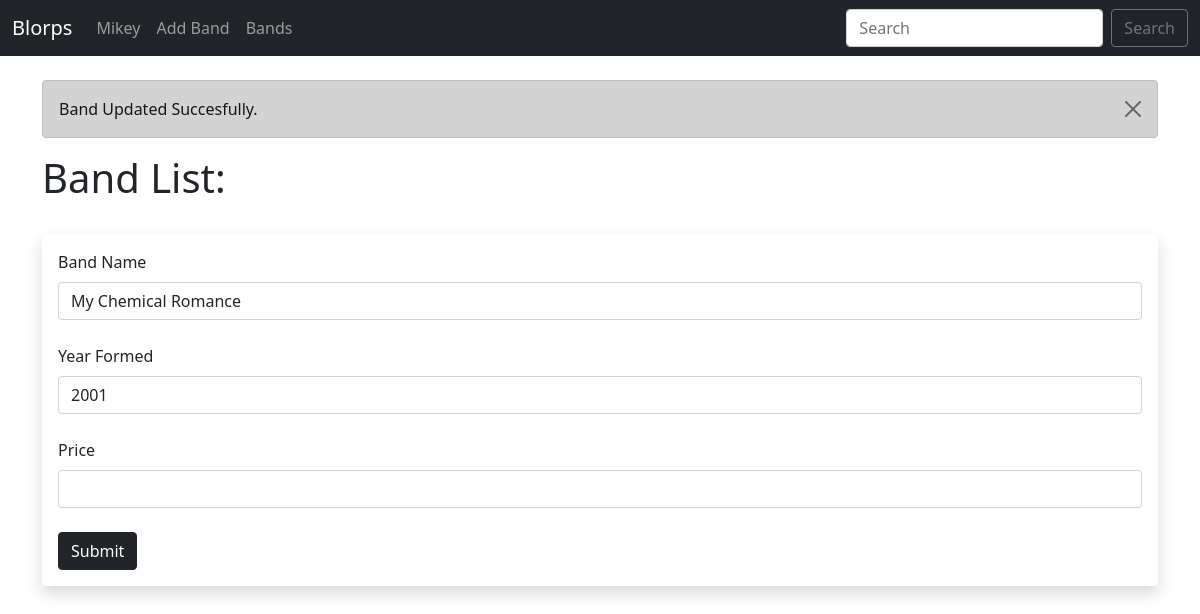
The app's page /update/6, older data.
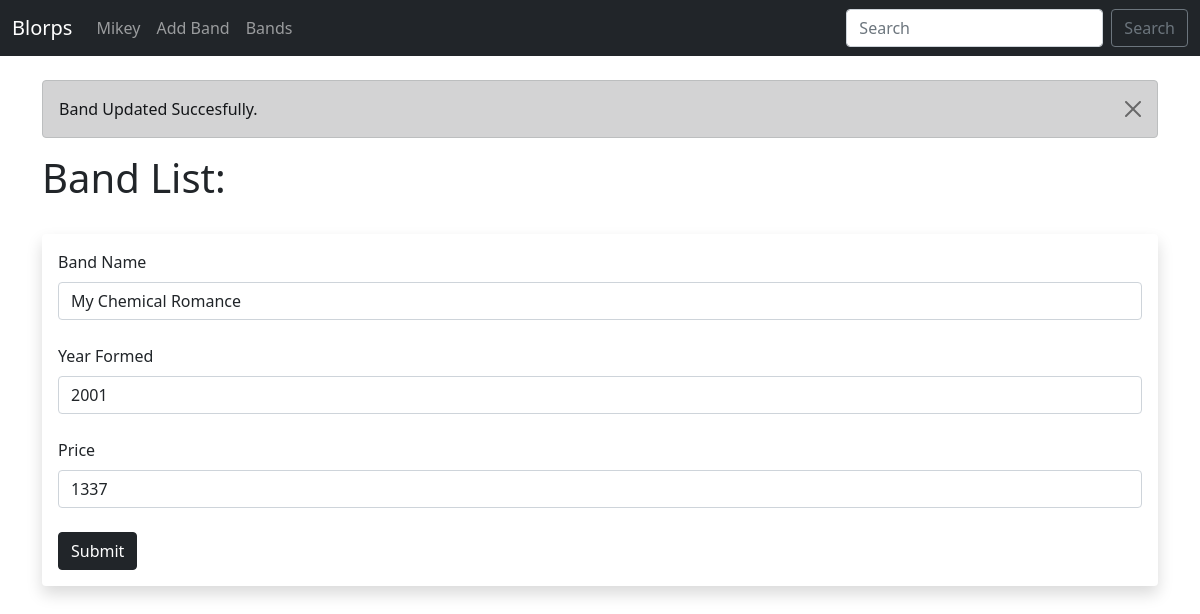
The same page, newer data.
### main.py (models this page shows, shortened)
class Bands(db.Model):
    id = db.Column(db.Integer, primary_key=True)
    band = db.Column(db.String(50), nullable=False)
    year_formed = db.Column(db.Integer, nullable=False)
    price = db.Column(db.Integer)

### main.py (the view)
@app.route("/update/<int:id>", methods=['GET', 'POST'])
def update(id):
    form = BandForm()
    band_to_update = Bands.query.get_or_404(id)
    if request.method == "POST":
        band_to_update.band = request.form["band"]
        band_to_update.year_formed = request.form["year_formed"]
        band_to_update.price = request.form["price"]
        try:
            db.session.commit()
            flash("Band Updated Succesfully.")
            return render_template("update.html",
                form=form,
                band_to_update = band_to_update)
        except:
            flash("Error!")
            return render_template("update.html",
                form=form,
                band_to_update = band_to_update)
    else:
        flash("Band Updated Succesfully.")
        return render_template("update.html",
            form=form,
            band_to_update = band_to_update)

### main.py
class BandForm(FlaskForm):
    band = StringField("Band Name", validators=[DataRequired()])
    year_formed = IntegerField("Year Formed", validators=[DataRequired()])
    price = IntegerField("Price", validators=[DataRequired()])
    submit = SubmitField("Submit")

### templates/update.html (shortened to what this page needs)
{% extends 'base.html' %}
{% block content %}
{% for message in get_flashed_messages() %}
    <div class="alert alert-dark alert-dismissible fade show" role="alert">
        {{ message }}
        <button type="button" class="btn-close" data-bs-dismiss="alert" aria-label="Close"></button>
    </div>
{% endfor %}
{% if band %}
    <h1>Update Band!</h1>
{% else %}
    <h1>Band List:</h1>
    <br/>
<div class="shadow p-3 mb-5 bg-body rounded">
    <form action="/update/{{ band_to_update.id }}" method="POST">
        {{ form.band.label(class="form-label") }}
        {{ form.band(
        class="form-control",
        value=band_to_update.band) }}
        <br/>
        {{ form.year_formed.label(class="form-label") }}
        {{ form.year_formed(
        class="form-control",
        value=band_to_update.year_formed) }}
        <br/>
        {{ form.price.label(class="form-label") }}
        {{ form.price(
        class="form-control",
        value=band_to_update.price) }}
        <br/>
        {{ form.submit(class="btn btn-dark") }}
    </form>
</div>
<br/><br/><br/>
{% endif %}
{% endblock %}

Row changes from the older to the newer data that the page shows:
changed Bands "My Chemical Romance": price (not shown) → "1337"
